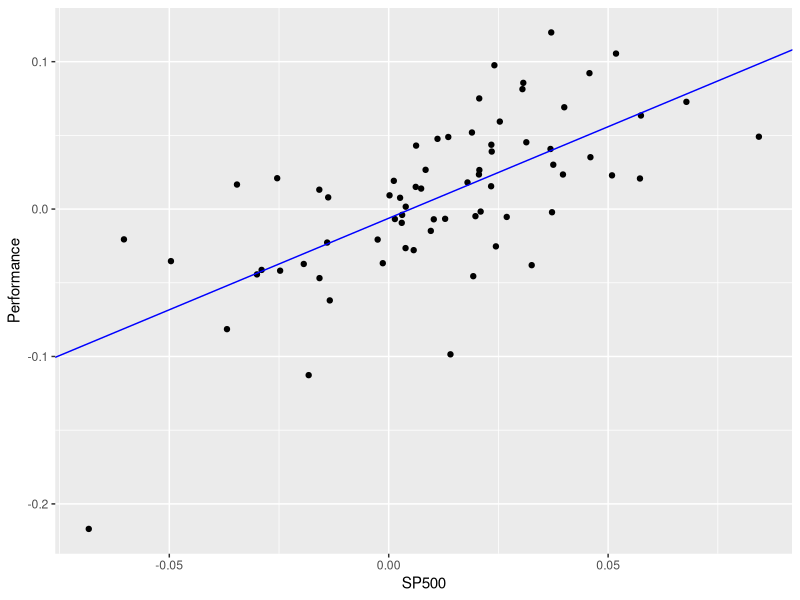

R code for this plot:
library(readxl)
library(dplyr)
library(ggplot2)
library(tidyr)
library(broom)

#setwd("C:/Users/njathar/Desktop/parcap-github/business-education/Correlation-and-Regression")
#setwd("C:/Users/jatha/OneDrive/Desktop/parcap-github/business-education/Correlation-and-Regression")
setwd("C:/Users/Nikhil/Desktop/parcap-github/business-education/Correlation-and-Regression")

# Read in data external file
pf <- read_xlsx("par_performance_data.xlsx", sheet = "performance_ts")
pf$Date <- as.Date(pf$Date)

# Isolate SP500 column for downstream joining to gathered pf dataframe 
sp500 <- pf %>% select(Date, SP500)

# Store some useful variables here
max_date <- max(pf$Date)

# Gather the original pf dataframe and join to the sp500 dataframe
pfg <- pf %>% gather(Manager, Performance, -Date) %>% filter(!(Manager == "SP500")) %>% 
              right_join(sp500, by = "Date") %>%
              filter(!is.na(Performance))

# Various filtering objects
current_managers <- pull(pfg %>% filter(Date == max_date & !(Manager %in% c("Ed"))) %>% select(Manager) %>% unique(), Manager)

selected_manager <- "Bart"

# Various filtered datasets
pfg_selected_manager <- pfg %>% filter(Manager == selected_manager)
pfg_current_managers <- pfg %>% filter(Manager %in% current_managers)

list_pfg_current_managers <- list()

for (i in current_managers) list_pfg_current_managers[[i]] <- pfg_current_managers %>% filter(Manager == i)

selected_manager_scatter <- ggplot(data = pfg_selected_manager, aes(y = Performance, x = SP500)) +
                              geom_point()

facet_manager_scatter <- ggplot(data = pfg_current_managers, aes(y = Performance, x = SP500)) +
                             geom_point() +
                             geom_smooth(method = "lm", se = FALSE) +
                             facet_wrap(~Manager, ncol = 6)

facet_manager_boxplot <- ggplot(data = pfg_current_managers, aes(y = Performance, x = cut(SP500, breaks = 5))) +
                             geom_boxplot() +
                             facet_wrap(~Manager, ncol = 6)

lm_pfg_current_managers <- lapply(list_pfg_current_managers, function(x) lm(Performance ~ SP500, x))

lm_broom_pfg_current_managers <- lapply(lm_pfg_current_managers, function(x) augment(x))

ggplot(data = lm_broom_pfg_current_managers$Chip, aes(x = SP500, y = Performance)) +
	geom_point() +
	geom_abline(data = data.frame(Intercept = coef(lm_pfg_current_managers$Chip)[1], Slope = coef(lm_pfg_current_managers$Chip)[2]),
					aes(intercept = Intercept, slope = Slope),
					color = "Blue")





